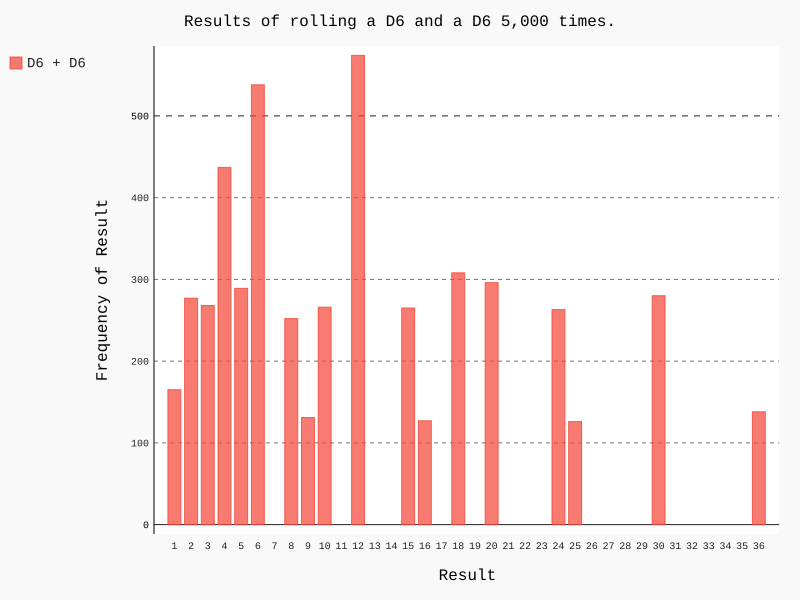

Write Python code to recreate this figure.
import pygal

from die import Die

# Create two D6 dice.
die_1 = Die()
die_2 = Die()

times = 5000
results = [die_1.roll() * die_2.roll() for roll_num in range(times)]

min_result = 1
max_result = die_1.num_sides * die_2.num_sides
# Analyze the results.
frequencies = [results.count(value) for value in range(min_result, max_result + 1)]

# Visualize the results.
hist = pygal.Bar()

hist.title = f"Results of rolling a D{die_1.num_sides} and a D{die_2.num_sides} {times:,} times."
hist.x_labels = [str(value) for value in range(min_result, max_result + 1)]
hist.x_title = "Result"
hist.y_title = "Frequency of Result"

hist.add(f"D{die_1.num_sides} + D{die_2.num_sides}", frequencies)
hist.render_to_file('die_visual.svg')
